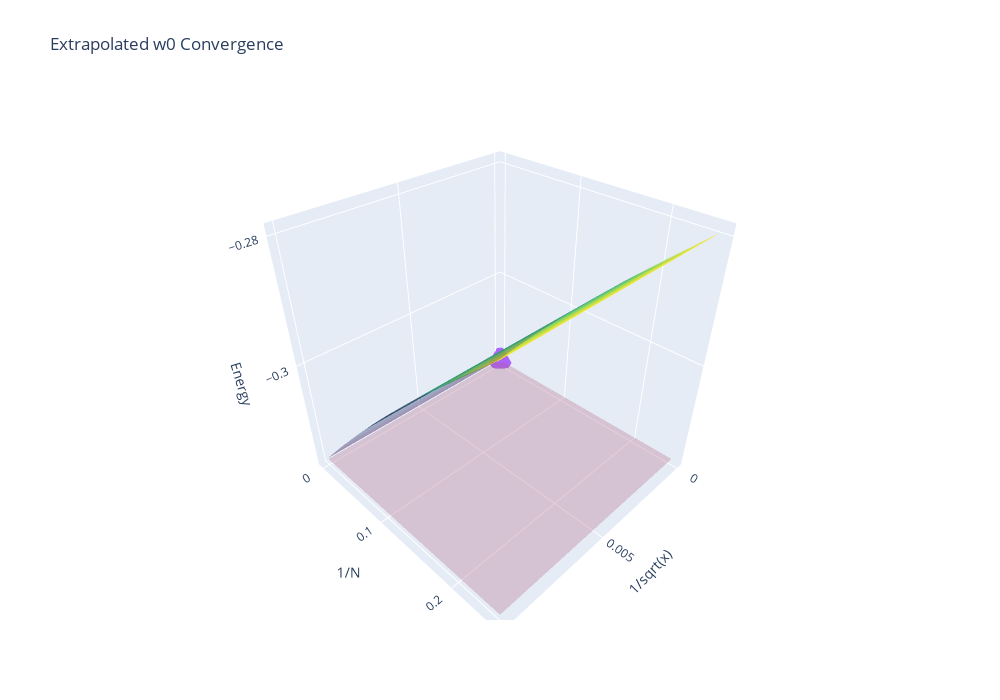

Source (notebook cell):
### Code cell
extrapolated, actual = extrap_f0[0,0], -1/np.pi
error = abs((extrapolated - actual) / actual) * 100

fig = go.Figure(data=[go.Surface(x=fx(x_val), y=fy(qubits), z=f0, opacity=0.8, showscale=False, colorscale='Viridis'), 
                      go.Surface(x=extrap_x_f0, y=extrap_y_f0, z=extrap_f0, opacity=0.4, showscale=False, colorscale='Viridis'),
                      go.Surface(x=extrap_x_f0, y=extrap_y_f0, z=np.full([len(extrap_x_f0), len(extrap_y_f0.T)], -1/np.pi), opacity=0.3, showscale=False, colorscale='Thermal'),
                      ])

fig.add_scatter3d(x = [0], y = [0], z = [extrapolated])

fig.update_layout(title='Extrapolated w0 Convergence',
                   autosize=False,
                  width=1000, height=700,
                 scene = dict(
                    xaxis_title='1/sqrt(x)',
                    yaxis_title='1/N',
                    zaxis_title='Energy'))
fig.show()

print(f"{extrapolated:1.6f} - Extrapolated Convergence")
print(f"{actual:1.6f} - Actual Convergence")
print(f"\nError {error: 2.3f}%")
